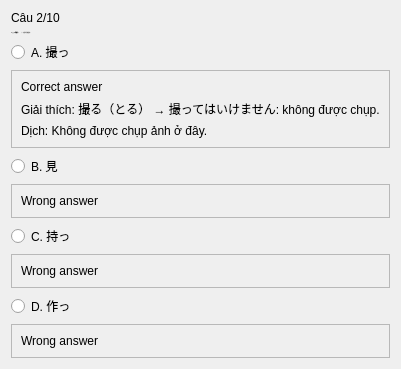
               <widget class="QWidget" name="bai2_cau2">
                <layout class="QVBoxLayout" name="layout_bai2_cau2">
                 <item>
                  <widget class="QLabel" name="bai2_progress2">
                   <property name="text">
                    <string>Câu 2/10</string>
                   </property>
                  </widget>
                 </item>
                 <item>
                  <widget class="QLabel" name="bai2_question2">
                   <property name="font">
                    <font>
                     <family>Segoe UI</family>
                     <pointsize>-1</pointsize>
                     <weight>75</weight>
                     <bold>true</bold>
                    </font>
                   </property>
                   <property name="text">
                    <string>2. ここで写真を（　　　）てはいけません。</string>
                   </property>
                   <property name="wordWrap">
                    <bool>true</bool>
                   </property>
                  </widget>
                 </item>
                 <item>
                  <widget class="QRadioButton" name="bai2_2_A">
                   <property name="text">
                    <string>A. 撮っ</string>
                   </property>
                  </widget>
                 </item>
                 <item>
                  <widget class="QFrame" name="frame_45">
                   <property name="frameShape">
                    <enum>QFrame::StyledPanel</enum>
                   </property>
                   <property name="frameShadow">
                    <enum>QFrame::Raised</enum>
                   </property>
                   <layout class="QVBoxLayout" name="verticalLayout_50">
                    <item>
                     <widget class="QLabel" name="label_83">
                      <property name="text">
                       <string>Correct answer</string>
                      </property>
                     </widget>
                    </item>
                    <item>
                     <widget class="QLabel" name="label_84">
                      <property name="text">
                       <string>Giải thích: 撮る（とる） → 撮ってはいけません: không được chụp.</string>
                      </property>
                     </widget>
                    </item>
                    <item>
                     <widget class="QLabel" name="label_82">
                      <property name="text">
                       <string>Dịch: Không được chụp ảnh ở đây.</string>
                      </property>
                     </widget>
                    </item>
                   </layout>
                  </widget>
                 </item>
                 <item>
                  <widget class="QRadioButton" name="bai2_2_B">
                   <property name="text">
                    <string>B. 見</string>
                   </property>
                  </widget>
                 </item>
                 <item>
                  <widget class="QFrame" name="frame_46">
                   <property name="frameShape">
                    <enum>QFrame::StyledPanel</enum>
                   </property>
                   <property name="frameShadow">
                    <enum>QFrame::Raised</enum>
                   </property>
                   <layout class="QVBoxLayout" name="verticalLayout_51">
                    <item>
                     <widget class="QLabel" name="label_85">
                      <property name="text">
                       <string>Wrong answer</string>
                      </property>
                     </widget>
                    </item>
                   </layout>
                  </widget>
                 </item>
                 <item>
                  <widget class="QRadioButton" name="bai2_2_C">
                   <property name="text">
                    <string>C. 持っ</string>
                   </property>
                  </widget>
                 </item>
                 <item>
                  <widget class="QFrame" name="frame_47">
                   <property name="frameShape">
                    <enum>QFrame::StyledPanel</enum>
                   </property>
                   <property name="frameShadow">
                    <enum>QFrame::Raised</enum>
                   </property>
                   <layout class="QVBoxLayout" name="verticalLayout_52">
                    <item>
                     <widget class="QLabel" name="label_86">
                      <property name="text">
                       <string>Wrong answer</string>
                      </property>
                     </widget>
                    </item>
                   </layout>
                  </widget>
                 </item>
                 <item>
                  <widget class="QRadioButton" name="bai2_2_D">
                   <property name="text">
                    <string>D. 作っ</string>
                   </property>
                  </widget>
                 </item>
                 <item>
                  <widget class="QFrame" name="frame_48">
                   <property name="frameShape">
                    <enum>QFrame::StyledPanel</enum>
                   </property>
                   <property name="frameShadow">
                    <enum>QFrame::Raised</enum>
                   </property>
                   <layout class="QVBoxLayout" name="verticalLayout_53">
                    <item>
                     <widget class="QLabel" name="label_87">
                      <property name="text">
                       <string>Wrong answer</string>
                      </property>
                     </widget>
                    </item>
                   </layout>
                  </widget>
                 </item>
                </layout>
               </widget>
